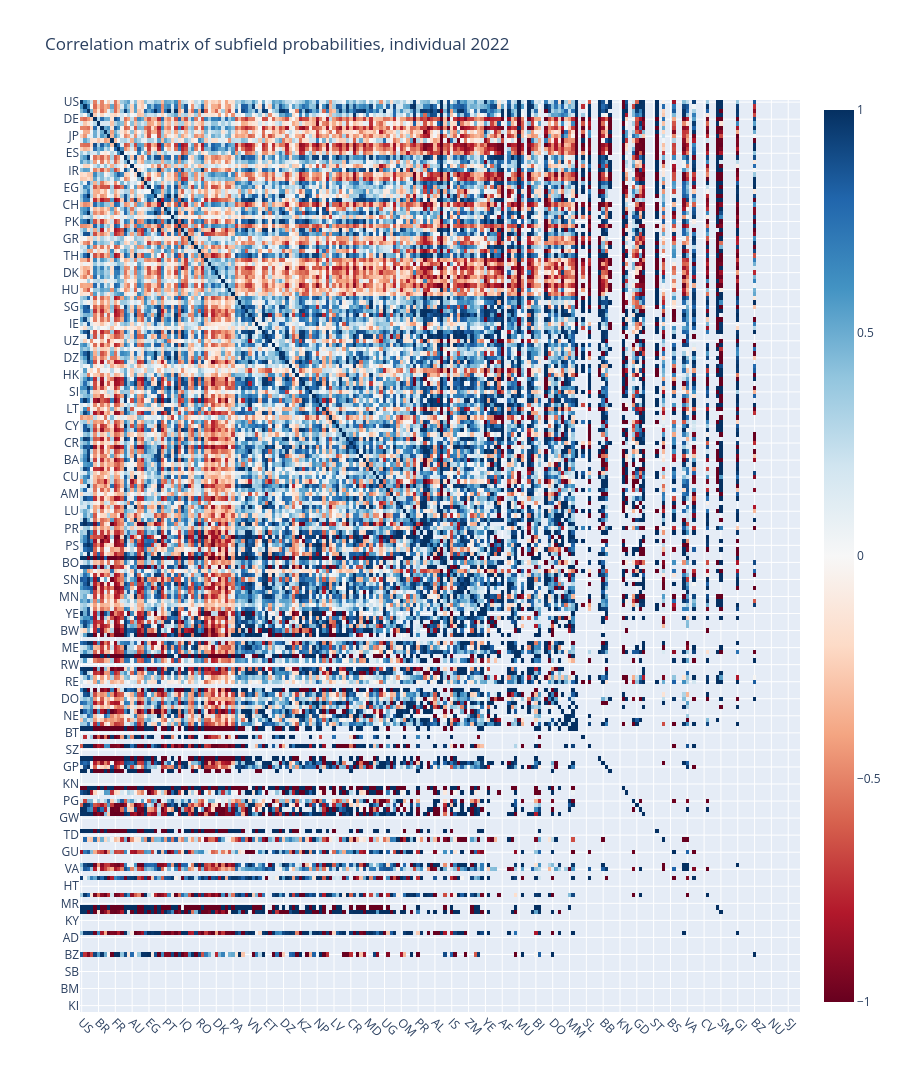

This figure's notebook cell:
### Code cell
labels = df_cs.sum(axis=1).sort_values(ascending=False).index.to_list()

uf.plotly_heatmap(df_corr.loc[labels, labels], title=f"Correlation matrix of subfield probabilities, {mode} {year}",
                  x_labels=labels, y_labels=labels, line_height=10)

### Figure 1 — Plotly figure (JSON) as saved in the notebook; plotly's stock layout.template omitted (floating-point values rounded to 4 significant figures; data arrays with more than 128 entries replaced by an {"elided": "..."} marker saying what was removed)
{"data": [{"colorscale": [[0, "rgb(103,0,31)"], [0.1, "rgb(178,24,43)"], [0.2, "rgb(214,96,77)"], [0.3, "rgb(244,165,130)"], [0.4, "rgb(253,219,199)"], [0.5, "rgb(247,247,247)"], [0.6, "rgb(209,229,240)"], [0.7, "rgb(146,197,222)"], [0.8, "rgb(67,147,195)"], [0.9, "rgb(33,102,172)"], [1, "rgb(5,48,97)"]], "customdata": {"elided": "214x214x2 str values"}, "hovertemplate": "<b>X: </b>%{customdata[0]}<br><b>Y: </b>%{customdata[1]}<br><b>Z: </b> %{z:.3f}<br><extra></extra>", "type": "heatmap", "x": {"elided": "214 str values"}, "y": {"elided": "214 str values"}, "z": {"elided": "214x214 float values"}}], "layout": {"height": 2140, "title": {"text": "Correlation matrix of subfield probabilities, individual 2022"}, "xaxis": {"automargin": true, "tickangle": 45}, "yaxis": {"automargin": true, "autorange": "reversed"}}}
